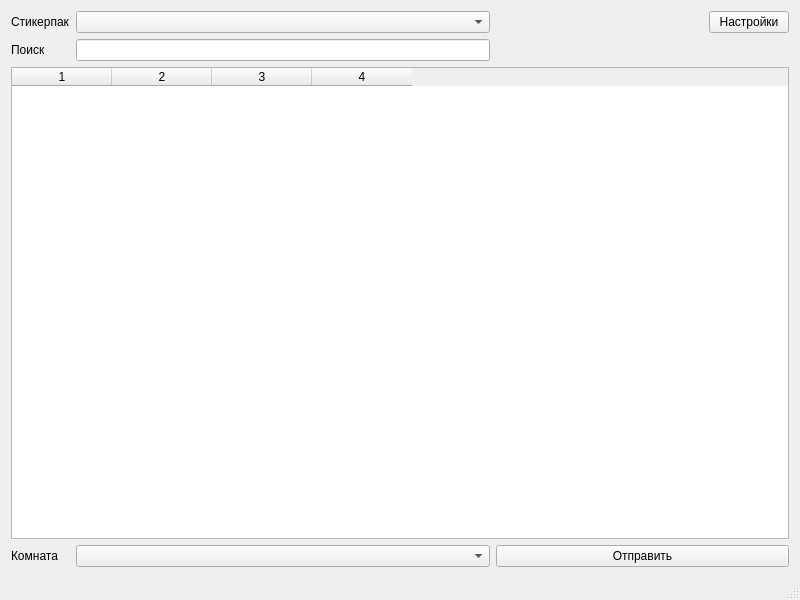
<?xml version="1.0" encoding="UTF-8"?>
<ui version="4.0">
 <class>MainWindow</class>
 <widget class="QMainWindow" name="MainWindow">
  <property name="geometry">
   <rect>
    <x>0</x>
    <y>0</y>
    <width>800</width>
    <height>600</height>
   </rect>
  </property>
  <property name="windowTitle">
   <string>Отправка стикеров [le quosteeleeque]</string>
  </property>
  <widget class="QWidget" name="centralWidget">
   <layout class="QGridLayout" name="gridLayout">
    <item row="0" column="2" colspan="2">
     <widget class="QComboBox" name="cb_stickerpack"/>
    </item>
    <item row="0" column="1">
     <widget class="QLabel" name="l_pack">
      <property name="text">
       <string>Стикерпак</string>
      </property>
     </widget>
    </item>
    <item row="1" column="2" colspan="2">
     <widget class="QLineEdit" name="le_filter"/>
    </item>
    <item row="3" column="1">
     <widget class="QLabel" name="l_room">
      <property name="sizePolicy">
       <sizepolicy hsizetype="Maximum" vsizetype="Preferred">
        <horstretch>0</horstretch>
        <verstretch>0</verstretch>
       </sizepolicy>
      </property>
      <property name="text">
       <string>Комната</string>
      </property>
     </widget>
    </item>
    <item row="3" column="4" colspan="2">
     <widget class="QPushButton" name="b_send">
      <property name="sizePolicy">
       <sizepolicy hsizetype="Preferred" vsizetype="Preferred">
        <horstretch>0</horstretch>
        <verstretch>0</verstretch>
       </sizepolicy>
      </property>
      <property name="text">
       <string>Отправить</string>
      </property>
      <property name="icon">
       <iconset resource="resources.qrc">
        <normaloff>:/res/icons/dialog-ok-apply.png</normaloff>:/res/icons/dialog-ok-apply.png</iconset>
      </property>
     </widget>
    </item>
    <item row="0" column="5">
     <widget class="QPushButton" name="b_preferences">
      <property name="sizePolicy">
       <sizepolicy hsizetype="Fixed" vsizetype="Fixed">
        <horstretch>0</horstretch>
        <verstretch>0</verstretch>
       </sizepolicy>
      </property>
      <property name="toolTip">
       <string>Настройки</string>
      </property>
      <property name="text">
       <string>Настройки</string>
      </property>
      <property name="icon">
       <iconset resource="resources.qrc">
        <normaloff>:/res/icons/applications-system.png</normaloff>:/res/icons/applications-system.png</iconset>
      </property>
     </widget>
    </item>
    <item row="3" column="2" colspan="2">
     <widget class="QComboBox" name="cb_rooms">
      <property name="sizePolicy">
       <sizepolicy hsizetype="Preferred" vsizetype="Preferred">
        <horstretch>0</horstretch>
        <verstretch>0</verstretch>
       </sizepolicy>
      </property>
     </widget>
    </item>
    <item row="1" column="1">
     <widget class="QLabel" name="l_filter">
      <property name="text">
       <string>Поиск</string>
      </property>
     </widget>
    </item>
    <item row="2" column="1" colspan="5">
     <widget class="QTableWidget" name="tableWidget">
      <property name="selectionMode">
       <enum>QAbstractItemView::SingleSelection</enum>
      </property>
      <property name="selectionBehavior">
       <enum>QAbstractItemView::SelectRows</enum>
      </property>
      <property name="columnCount">
       <number>4</number>
      </property>
      <attribute name="verticalHeaderVisible">
       <bool>false</bool>
      </attribute>
      <column/>
      <column/>
      <column/>
      <column/>
     </widget>
    </item>
   </layout>
  </widget>
  <widget class="QStatusBar" name="statusBar"/>
 </widget>
 <layoutdefault spacing="6" margin="11"/>
 <tabstops>
  <tabstop>le_filter</tabstop>
  <tabstop>tableWidget</tabstop>
  <tabstop>cb_rooms</tabstop>
  <tabstop>b_send</tabstop>
  <tabstop>cb_stickerpack</tabstop>
  <tabstop>b_preferences</tabstop>
 </tabstops>
 <resources>
  <include location="resources.qrc"/>
 </resources>
 <connections/>
</ui>
